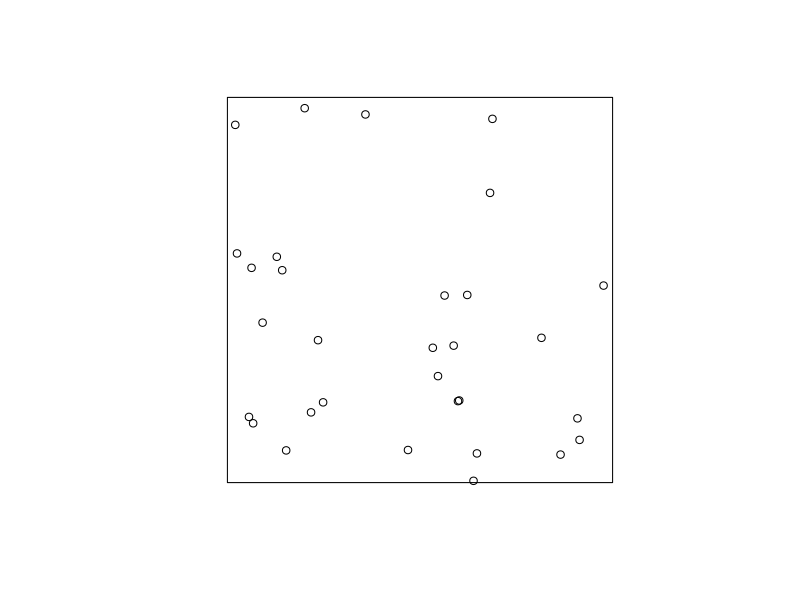
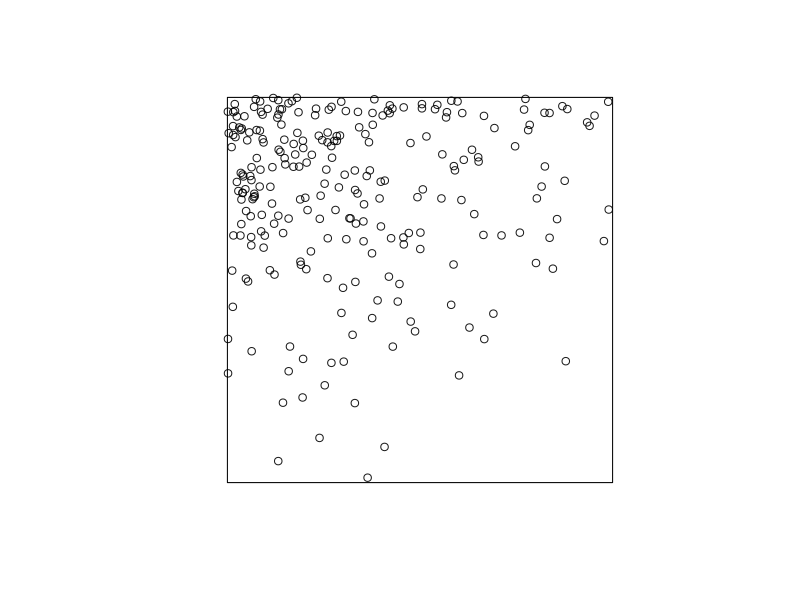
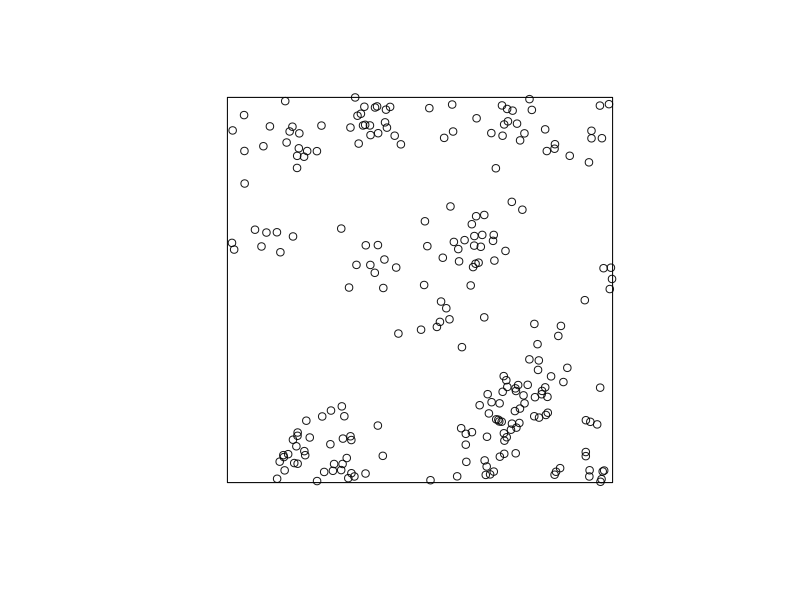
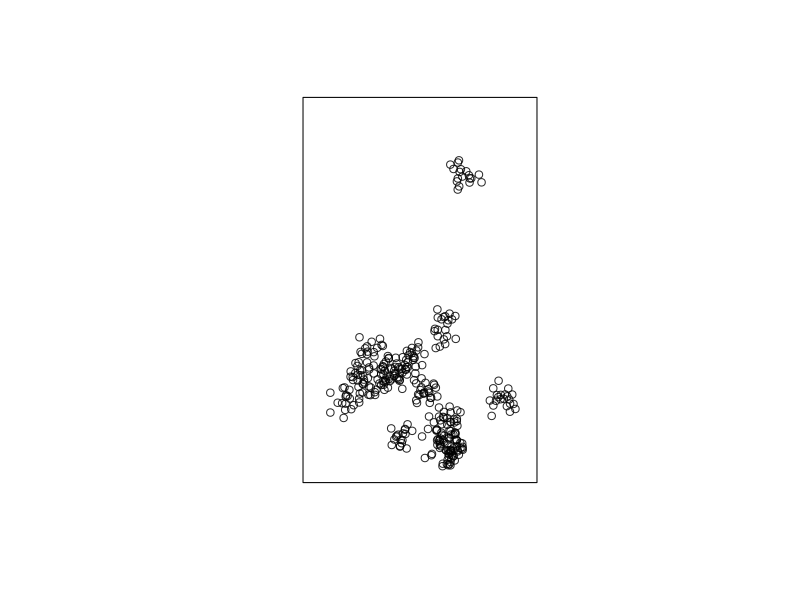
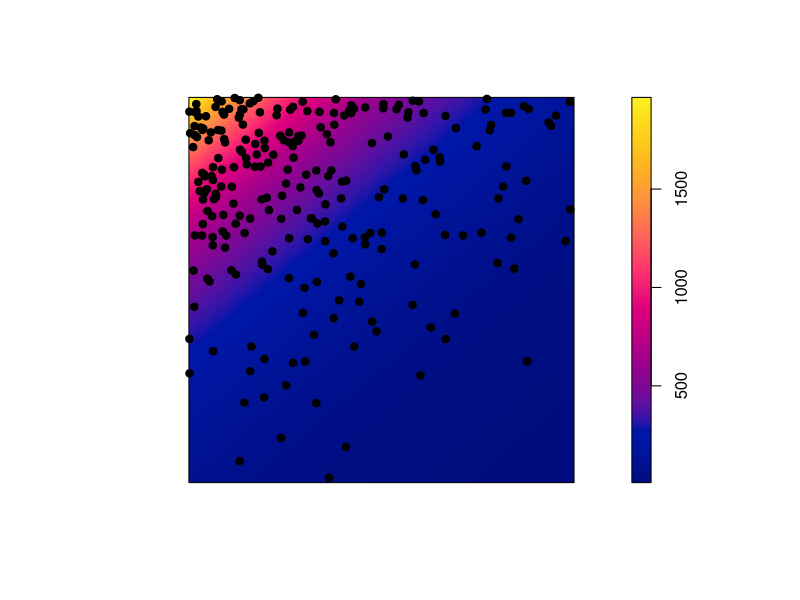
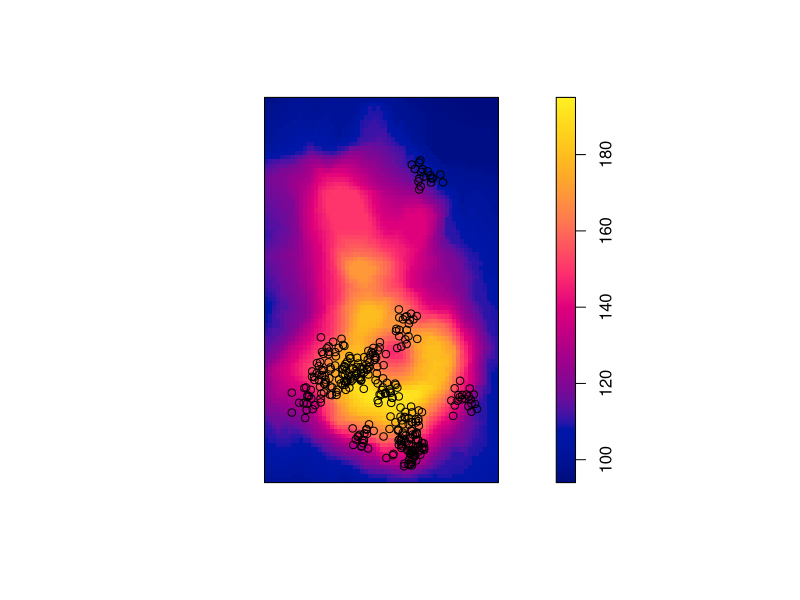

Source code (R) for these figures, in order:
library(spatstat)
################################################################################
## Figuras de exemplos dos 4 processos, para os exercicios
################################################################################
## Poisson homogeneo
pp.1 <- rpoispp(35, win = unit.square())
## Poisson inhomogeneous
##Z <- as.im(function(x,y){ifelse(x>0.5, 25, 100)}, unit.square())
## Using a raster image
Z1 <- as.im(function(x,y){100 * exp(-2.5*x + 3*y)}, unit.square())
pp.2 <- rpoispp(Z1)
## Thomas homogeneous
pp.3 <- rThomas(kappa = mean(Z1/10), scale = 0.05, mu = 10)
##inhomogeneous
##Z2 <- as.im(function(x,y)10 * exp(2.5*x - 3*y), unit.square())
janela <- owin(c(10,51), c(10,77.5))
Z2 <- as.im(volcano, W=janela)
##pp.4 <- rThomas(kappa = function(x,y){10 * exp(2.5*x - 3*y)}, 0.05, 10, win = unit.square())
pp.4 <- rThomas(kappa = exp(as.im(volcano)/10-15)*1.e-3, scale = 1.5, mu = 20, win = janela)


## Save plots
png("images/point_pattern_examples%02d.png")
plot(pp.1, main = "")
plot(pp.2, main = "")
plot(pp.3, main = "")
plot(pp.4, main = "")
image(Z1, main = "")
points(pp.2, pch=19)
plot(Z2, main ="")
points(pp.4)
dev.off()

################################################################################
## Exemplo das Vitoria-regia
################################################################################
vit <- read.csv("data/vit_regia_coords.csv")
## convert to meters (approx)
vit$xm <- vit$x*0.3752972
vit$ym <- vit$y*0.3752972
## point pattern
vitoria.pp <- ppp(vit$xm, vit$ym, window = owin(c(0,36.513*0.3752972), c(0,20.505*0.3752972)))
## Salva o arquivo em format ppp
save(vitoria.pp, file = "data/vitoria_regia.rds")
